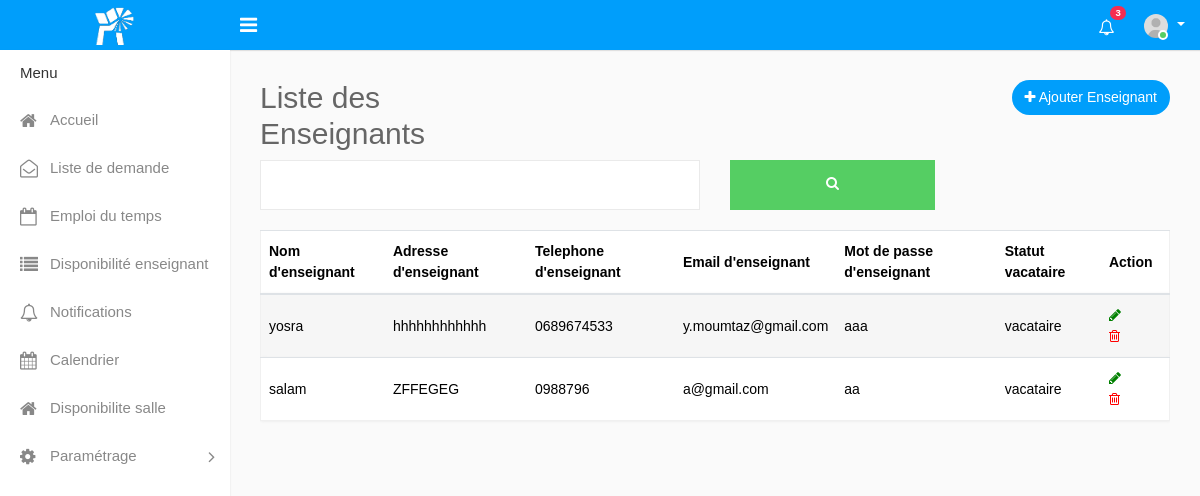
Before: /enseignant.php with the older database file.
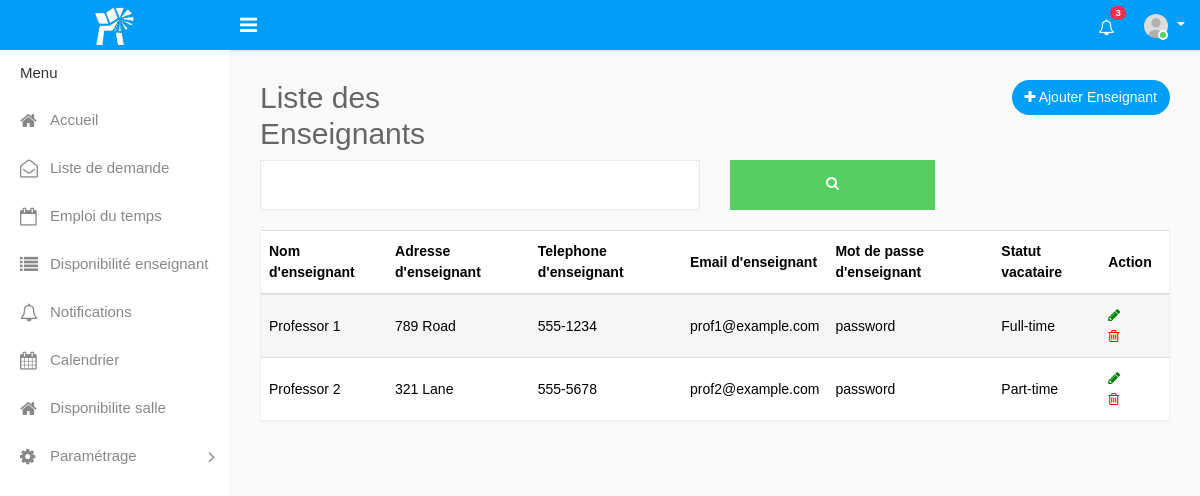
After: the same page with the newer database file.
### tables this page shows
CREATE TABLE `enseignant` (
  `id_enseignant` int(11) NOT NULL,
  `nom_enseignant` varchar(50) NOT NULL,
  `email_enseignant` varchar(50) NOT NULL,
  `adresse` varchar(50) NOT NULL,
  `telephone` varchar(50) NOT NULL,
  `statut_enseignant` varchar(50) NOT NULL,
  `password` varchar(50) NOT NULL
);

### enseignant.php (the view, shortened to what this page needs)
<!DOCTYPE html>
<html lang="en">
<head>
    <link rel="stylesheet" type="text/css" href="assets/css/bootstrap.min.css">
    <link rel="stylesheet" type="text/css" href="assets/css/font-awesome.min.css">
    <link rel="stylesheet" type="text/css" href="assets/css/select2.min.css">
    <link rel="stylesheet" type="text/css" href="assets/css/style.css">
</head>
<body>
    <div class="main-wrapper">
        <div class="header">
            <div class="header-left">
                <a href="index-2.php" class="logo">
                    <img src="assets/img/mundiap.png" width="40" height="40">
                </a>
            </div>
            <a id="toggle_btn" href="javascript:void(0);"><i class="fa fa-bars"></i></a>
            <ul class="nav user-menu float-right">
                <li class="nav-item dropdown">
                    <a href="#" class="dropdown-toggle nav-link" data-toggle="dropdown"><i class="fa fa-bell-o"></i> <span class="badge badge-pill bg-danger float-right">3</span></a>
                </li>
                <li class="nav-item dropdown has-arrow">
                    <a href="#" class="dropdown-toggle nav-link user-link" data-toggle="dropdown">
                        <span class="user-img"><img class="rounded-circle" src="assets/img/user.jpg" width="40" alt="Admin">
                            <span class="status online"></span></span>
                    </a>
                </li>
            </ul>
        </div>
        <div class="sidebar" id="sidebar">
            <div class="sidebar-inner slimscroll">
                <div id="sidebar-menu" class="sidebar-menu">
                    <ul>
                        <li class="menu-title">Menu</li>
                        <li>
                            <a href="index-2.php"><i class="fa fa-home"></i> <span>Accueil</span></a>
                        </li>
                        <li>
                            <a href="demande.php"><i class="fa fa-envelope-open-o"></i> <span>Liste de demande</span></a>
                        </li>
                        <li>
                            <a href="emploi.php"><i class="fa fa-calendar-o"></i> <span>Emploi du temps</span></a>
                        </li>
                        <li>
                            <a href="disponibilite.php"><i class="fa fa-list"></i><span>Disponibilité enseignant</span></a>
                        </li>
                        <li>
                            <a href="notification.php"><i class="fa fa-bell-o"></i> <span>Notifications</span></a>
                        </li>
                        <li>
                            <a href="calendar.php"><i class="fa fa-calendar"></i> <span>Calendrier</span></a>
                        </li>
                        <li>
                        <a href="disposalle.php"><i class="fa fa-home"></i> <span>Disponibilite salle</span></a>
                        </li>
                        <li class="submenu">
                            <a href="#"><i class="fa fa-cog"></i> <span> Paramétrage </span> <span class="menu-arrow"></span></a>
                        </li>
                    </ul>
                </div>
            </div>
        </div>
        <div class="page-wrapper">
            <div class="content">
                <div class="row">
                    <div class="col-sm-4 ">
                        <h2>Liste des Enseignants</h2>
                    </div>
                    <div class="col-sm-8 col-9 text-right m-b-20">
                        <a href="add_enseignant.php" class="btn btn-primary float-right btn-rounded"><i class="fa fa-plus"></i> Ajouter Enseignant</a>
                    </div>
                </div>
                <div class="row filter-row">
                    <div class="col-sm-12 col-md-6">
                        <div class="form-group form-focus">
                            <input type="text" placeholder="Chercher enseignant ...." class="form-control floating" name="chercher_valeur">
                        </div>
                    </div>
                    <div class="col-sm-6 col-md-3">
                        <a href="#" class="btn btn-success btn-block"><i class="fa fa-search" aria-hidden="true"></i></a>
                    </div>
                </div>
                <div class="row">
                    <div class="col-md-12">
                        <div class="table-responsive">
                            <table class="table table-striped custom-table">
                                <thead>
                                    <tr>
                                        <th>Nom d'enseignant</th>
                                        <th>Adresse d'enseignant</th>
                                        <th>Telephone d'enseignant</th>
                                        <th>Email d'enseignant</th>
                                        <th>Mot de passe d'enseignant</th>
                                        <th>Statut vacataire</th>
                                        <th class="text-left">Action</th>
                                    </tr>
                                </thead>
                                <tbody>
                                <?php
                                include("config.php");
                                $requeteSelect = "SELECT * FROM enseignant";
                                $result = $mysqli->query($requeteSelect);
                                while ($row = mysqli_fetch_array($result)) {
                                    echo "<tr>";
                                    echo "<td>". $row['nom_enseignant'] ."</td>";
                                    echo "<td>". $row['adresse'] ."</td>";
                                    echo "<td>". $row['telephone'] ."</td>";
                                    echo "<td>". $row['email_enseignant'] ."</td>";
                                    echo "<td>". $row['password'] ."</td>";
                                    echo "<td>". $row['statut_enseignant'] ."</td>";
                                    echo "<td><a href=\"edit_enseignant.php?id_enseignant=".$row['id_enseignant']."\" style=\"margin-right:10px; color:green;\"><i class=\"fa fa-pencil m-r-5\"></i></a>
                                     <a href=\"delete_enseignant.php?id_enseignant=" . $row['id_enseignant'] . "\" style=\"margin-right:10px; color:red;\" onClick=\"return confirm
                                     ('Êtes-vous sûr de vouloir supprimer cet enseignant ?');\"><i class=\"fa fa-trash-o m-r-5\"></i></a></td>";
                                    echo "</tr>";
                                } ?>
                                </tbody>
                            </table>
                        </div>
                    </div>
                </div>
            </div>
        </div>
    </div>
</body>
</html>

Changed rows visible on the page:
removed enseignant: nom_enseignant "yosra", adresse "hhhhhhhhhhhh", telephone "0689674533", email_enseignant "y.moumtaz@gmail.com", password "aaa", statut_enseignant "vacataire"
removed enseignant: nom_enseignant "salam", adresse "ZFFEGEG", telephone "0988796", email_enseignant "a@gmail.com", password "aa", statut_enseignant "vacataire"
added enseignant: nom_enseignant "Professor 1", adresse "789 Road", telephone "555-1234", email_enseignant "prof1@example.com", password "password", statut_enseignant "Full-time"
added enseignant: nom_enseignant "Professor 2", adresse "321 Lane", telephone "555-5678", email_enseignant "prof2@example.com", password "password", statut_enseignant "Part-time"
